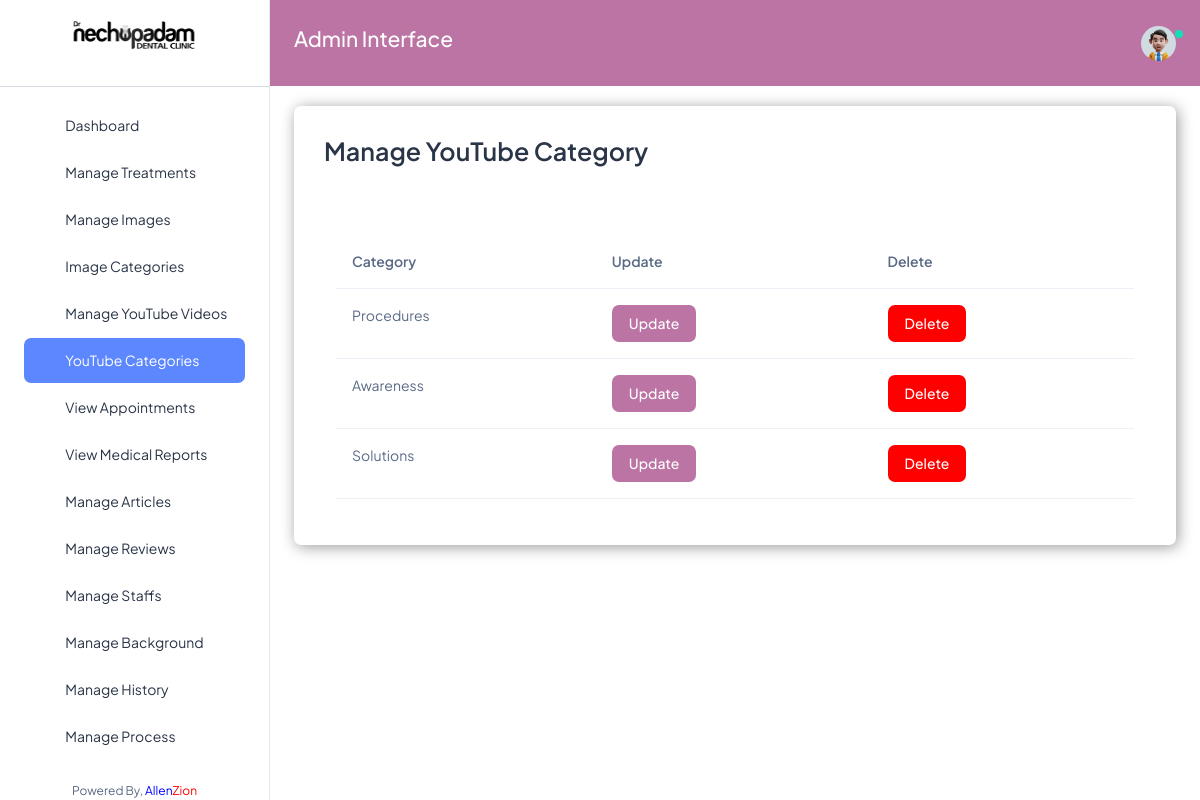
/youtubecategory (signed in), run on the app's committed database.
### nechuwebapp/models.py (models this page shows, shortened)
class Youtube_category(models.Model):
    category = models.CharField(max_length=200)
    uploaded_date = models.DateTimeField(default=timezone.now, editable=False)
    edited_date = models.DateTimeField(auto_now=True, editable=False)

### nechuwebapp/views.py (the view)
# urls.py: path('youtubecategory', views.youtubecategory, name='youtubecategory'),
def youtubecategory(request):
    category = Youtube_category.objects.all()
    context = {'categories':category}
    return render(request, 'nechuadmin/youtubecategory.html', context)

### nechuwebapp/templates/nechuadmin/youtubecategory.html
{% extends 'nechuadmin/base.html' %}
{% load static %}
{% block content %}
<h1 class="card-title fw-semibold mb-4" style="font-size:25px;">Manage YouTube Category</h1>
<br>
<div class="container mt-4">
    <table class="table table-responsive">
        <thead>
            <tr>
                <th>Category</th>
                <th>Update</th>
                <th>Delete</th>
            </tr>
        </thead>
        <tbody>
            {% for j in categories %}
            <tr>
                <td>{{j.category}}</td>
                <td><a href="{% url 'edit_youtubecategory' j.pk %}" class="btn" style="background-color:#bc74a5; color:white;">Update</a></td>
                <td><a href="{% url 'delete_youtubecategory' j.pk %}" class="btn" style="background-color:red; color:white;">Delete</a></td>
            </tr>
            {% endfor %}
        </tbody>
    </table>
</div>
{% endblock %}

### data on the page
Youtube_category: category "Procedures"
Youtube_category: category "Awareness"
Youtube_category: category "Solutions"
